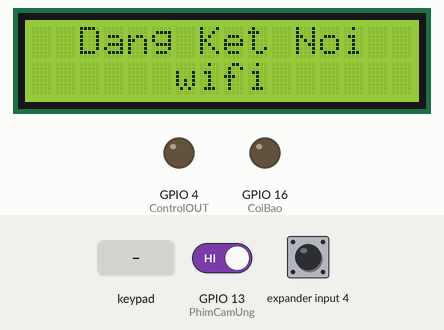
A sketch run on a simulated ESP32. On the bench: 16×2 character LCD, output pins drawn as LEDs (lit = HIGH). Wiring (inferred from the names in the program): PCF8574 port expander at I2C address 0x3F. Wiring (inferred from the signals the program sends): 4×3 keypad with keys 1 2 3 4 5 6 7 8 9 * 0 #: rows Q0, Q1, Q2, Q3; columns Q5, Q6, Q7. The test bench sets the inputs (shaded band); at power-on: GPIO 13 (PhimCamUng) HIGH, expander input 4 HIGH. WiFi joins after 1.5 s; servers stay silent unless stated; the local clock reads 2024-03-15 10:24:30 at power-on unless the sketch sets it; EEPROM starts erased; the camera gives no picture; what the sketch prints to the serial monitor is not drawn.

Above: at 1.0 s.
At 4.1 s:
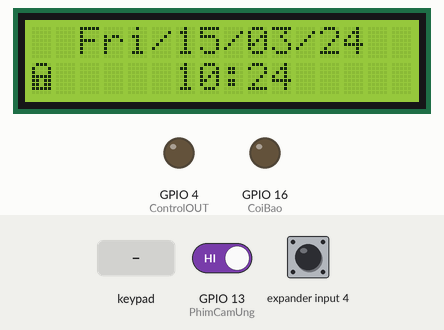
4.2 s: key '7' pressed
At 5.4 s:
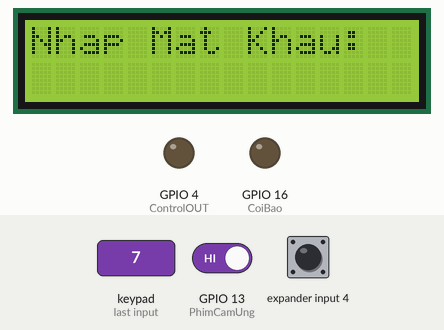
6.0 s: GPIO 13 (PhimCamUng) driven LOW
At 7.8 s:
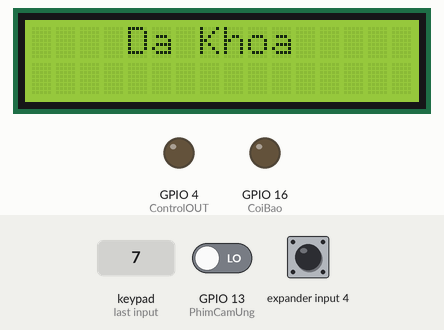
9.0 s: GPIO 13 (PhimCamUng) driven HIGH
At 10.3 s:
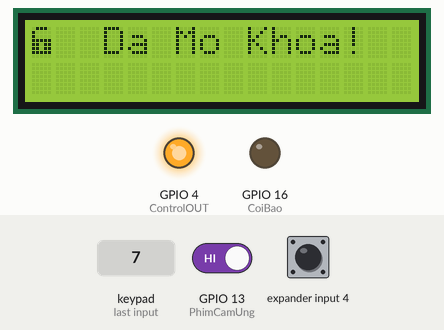
Timing chart, 0 to 12.0 s (numbered marks = the images above; inputs shaded):
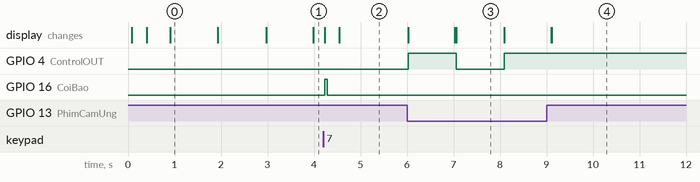

The sketch:

doan1_QRcodeehe.ino
```cpp
// them thu vien can thiet
#include "esp_camera.h"
#include "quirc.h"
#include "soc/rtc_cntl_reg.h"
#include "soc/soc.h"
#include "time.h"
#include <Arduino.h>
#include <EEPROM.h>
#include <Keypad.h>
#include <Keypad_I2C.h>
#include <LiquidCrystal_I2C.h>
#include <WiFi.h>
#include <Wire.h>
// wifi
const char *ssid = "zijipia";
const char *password = "1335555777777";
// def
#define I2Ckey 0x3F
#define I2Clcd 0x27
#define Password_Lenght 5
#define SDA 15
#define SCL 14
#define ControlOUT 4
#define CoiBao 16
#define PhimCamUng 13
TaskHandle_t QRCodeReader_Task;
// CAMERA_MODEL_AI_THINKER
#define PWDN_GPIO_NUM     32
#define RESET_GPIO_NUM    -1
#define XCLK_GPIO_NUM      0
#define SIOD_GPIO_NUM     26
#define SIOC_GPIO_NUM     27

#define Y9_GPIO_NUM       35
#define Y8_GPIO_NUM       34
#define Y7_GPIO_NUM       39
#define Y6_GPIO_NUM       36
#define Y5_GPIO_NUM       21
#define Y4_GPIO_NUM       19
#define Y3_GPIO_NUM       18
#define Y2_GPIO_NUM        5
#define VSYNC_GPIO_NUM    25
#define HREF_GPIO_NUM     23
#define PCLK_GPIO_NUM     22

camera_fb_t *fb = NULL;
uint8_t *image = NULL;
struct quirc *qr = NULL;
struct quirc_code code;
struct quirc_data data;
quirc_decode_error_t err;
String QRCodeResult = "NANN";

unsigned long timee;
unsigned long timeeout = 0;
bool timeSecond = true;
const char *ntpServer = "pool.ntp.org";
const long gmtOffset_sec = 25200;
const int daylightOffset_sec = 0;
const byte ROWS = 4;
const byte COLS = 3;
char keys[ROWS][COLS] = {
    {'1', '2', '3'}, {'4', '5', '6'}, {'7', '8', '9'}, {'*', '0', '#'}};
char Data[Password_Lenght];
char Data2[Password_Lenght];
char Master[Password_Lenght];
char FistTimePassword[] = {'1', '2', '3', '4'};
char key;
char last_press_key;
byte wifires = 0;
byte data_count = 0;
byte key_state = 0;
byte mode = 4;
// byte mode = 1;
byte lockkk[] = {0b01110, 0b10001, 0b10001, 0b11111,
                 0b11011, 0b11011, 0b11111, 0b00000};
byte clockkk[] = {0b01110, 0b10000, 0b10000, 0b11111,
                  0b11011, 0b11011, 0b11111, 0b00000};
byte rowPins[ROWS] = {2, 3, 1, 4};
byte colPins[COLS] = {5, 6, 7};
Keypad_I2C kpd(makeKeymap(keys), rowPins, colPins, ROWS, COLS, I2Ckey, PCF8574);
LiquidCrystal_I2C lcd(I2Clcd, 16, 2);
// sub
void Unlockk();
void Lockk();
void collectKey();
void clearData();
void printLocalTime();
void dumpData(const struct quirc_data *data);
void qrScan();
void Check_EEPROM();
void configInitCamera();
// setup
void setup() {
  WRITE_PERI_REG(RTC_CNTL_BROWN_OUT_REG, 0);
  Wire.begin(SDA, SCL);
  kpd.begin(makeKeymap(keys));

  Serial.begin(115200);
  Serial.setDebugOutput(true);
  Serial.println();

  Check_EEPROM();
  Serial.println(Master);
  // khoi dong lcd
  lcd.begin();
  lcd.createChar(0, lockkk);
  lcd.createChar(1, clockkk);
  lcd.home();
  lcd.clear();
  lcd.backlight();
  // config camera
  configInitCamera();
  // khoa (lock)
  pinMode(ControlOUT, OUTPUT);
  digitalWrite(ControlOUT, LOW);
  // chip
  pinMode(CoiBao, OUTPUT);
  digitalWrite(CoiBao, LOW);
  // nut an
  pinMode(PhimCamUng, INPUT);
  // Ket noi Wi-Fi
  Serial.println();
  Serial.print("Connecting to ");
  Serial.println(ssid);
  lcd.setCursor(2, 0);
  lcd.print("Dang Ket Noi");
  lcd.setCursor(6, 1);
  WiFi.begin(ssid, password);
  while (WiFi.status() != WL_CONNECTED) {
    wifires++;
    delay(500);
    Serial.print(".");
    if (wifires % 4 == 0) {
      lcd.setCursor(6, 1);
      lcd.print("    ");
    } else {
      lcd.setCursor(6, 1);
      lcd.print("wifi");
    }
    if (wifires > 150) {
      lcd.clear();
      lcd.setCursor(0, 0);
      lcd.print("Dang khoi dong");
      lcd.setCursor(10, 1);
      lcd.print("lai!");
      ESP.restart();
    }
  }
  timee = millis();
  lcd.clear();
  lcd.setCursor(0, 0);
  lcd.print("Da Ket Noi WIFI!");
  Serial.println("CONNECTED to WIFI");
  Serial.println();
  Serial.print("ESP32-CAM IP Address: ");
  Serial.println(WiFi.localIP());
  // time
  configTime(gmtOffset_sec, daylightOffset_sec, ntpServer);
  delay(1000);
  lcd.clear();
  printLocalTime();
  // disconnect WiFi as it's no longer needed
  // WiFi.disconnect(true);
  // WiFi.mode(WIFI_OFF);
}
// loop
void loop() {
  key = kpd.getKey();
  key_state = kpd.getState();
  last_press_key = key;

  if (key) {
    if (key == '#' && mode == 4)    mode = 5;
    if (key == '*' && mode == 5)    mode = 4;
    if (mode == 4)                  mode = 0;
    Serial.println(key);
  }
  if (mode == 3) {
    if (last_press_key == '#' && key_state == 2) mode = 1;
    if (last_press_key == '*' && key_state == 2) Lockk();
    if ((timeeout != 0) && ((unsigned long)(millis() - timeeout) > 1000 * 60)) Lockk();
  }
  switch (mode){
    case 0:
        lcd.clear();
        lcd.setCursor(0, 0);
        lcd.print("Nhap Mat Khau:");
        break;
    case 1:
        lcd.setCursor(0, 0);
    lcd.print("Nhap MKhau Moi");
        break;
    case 2:
        lcd.setCursor(0, 0);
        lcd.print("Nhap Lai MK");
        break;
    case 3:
        lcd.setCursor(0, 0);
        lcd.write(1);
        lcd.setCursor(3, 0);
        lcd.print("Da Mo Khoa!");
        break;
    case 4:
        if ((unsigned long)(millis() - timee) > 1000) {
            timee = millis();
            printLocalTime();
        break;
    }
    case 5:
    if (QRCodeResult == "NANN") qrScan();
    if (QRCodeResult == "DH32112380_NGUYENTHANHPHU_01.01.2003") Unlockk();
    break;
  }

  if (key && key != '#' && key != '*' && mode != 3)
    collectKey();

  if (!digitalRead(PhimCamUng)) {
    if ((mode == 0) || (mode == 4)) {
      Unlockk();
    } else if (mode == 3) {
      Lockk();
    }
  }

  if (data_count == Password_Lenght - 1) {
    if (mode == 0) {
      lcd.clear();
      Serial.println(Master);

      if (!strcmp(Data, Master)) {
        Unlockk();
      } else {
        lcd.setCursor(2, 0);
        lcd.print("Mat Khau");
        lcd.setCursor(4, 1);
        lcd.print("Khong Dung!");
        delay(2000);
        lcd.clear();
        mode = 4;
      }
      delay(1000);
      lcd.clear();
      clearData();
    } else if (mode == 1) {
      lcd.clear();
      mode = 2;
      for (int i = 0; i < Password_Lenght; i = i + 1) {
        Data2[i] = Data[i];
      }
      clearData();
    } else if (mode == 2) {
      if (!strcmp(Data, Data2)) {
        lcd.clear();
        lcd.setCursor(0, 0);
        lcd.print("MK moi la:");
        lcd.setCursor(4, 1);
        lcd.print(Data);
        delay(2000);
        lcd.clear();
        lcd.setCursor(4, 0);
        lcd.print("Saving...");
        for (int i = 0; i <= 100; i = i + 1) {
          lcd.setCursor(4, 1);
          lcd.print(i);
          lcd.setCursor(7, 1);
          lcd.print("%");
          delay(10);
        }
        EEPROM.put(0, Data);
        EEPROM.get(0, Master);
        EEPROM.commit();
        delay(500);
      } else {
        lcd.clear();
        lcd.setCursor(4, 0);
        lcd.print("Mat Khau");
        lcd.setCursor(3, 1);
        lcd.print("Khong Dung!");
        delay(2000);
      }
      mode = 3;
      clearData();
      lcd.clear();
    }
  }
}
void Unlockk() {
  lcd.clear();
  lcd.setCursor(0, 1);
  lcd.write(1);
  lcd.setCursor(4, 0);
  lcd.print("Xin Chao!");
  digitalWrite(ControlOUT, HIGH);
  delay(1000);
  timeeout = millis();
  lcd.clear();
  mode = 3;
}
void Lockk() {
  QRCodeResult = "NANN";
  timeeout = 0;
  mode = 4;
  lcd.clear();
  lcd.setCursor(4, 0);
  lcd.print("Da Khoa");
  digitalWrite(ControlOUT, LOW);
  delay(1000);
}
void collectKey() {
  Data[data_count] = key;
  lcd.setCursor(4 + data_count, 1);
  lcd.print("*");
  digitalWrite(CoiBao, HIGH);
  delay(50);
  digitalWrite(CoiBao, LOW);
  data_count++;
}

void clearData() {
  while (data_count != 0) {
    Data[data_count--] = 0;
  }
}
// print time
void printLocalTime() {
  struct tm timeinfo;
  if (!getLocalTime(&timeinfo)) {
    lcd.setCursor(2, 0);
    lcd.print("Loading Time");
    Serial.println("Failed to obtain time");
    return;
  }
  timeSecond = !timeSecond;
  lcd.setCursor(2, 0);
  lcd.print(&timeinfo, "%a/%d/%m/%y");
  lcd.setCursor(0, 1);
  lcd.write(0);
  lcd.setCursor(6, 1);
  if (timeSecond) {
    lcd.print(&timeinfo, "%H %M");
  } else {
    lcd.print(&timeinfo, "%H:%M");
  }
}
//qr
void dumpData(const struct quirc_data *data) {
  Serial.printf("Version: %d\n", data->version);
  Serial.printf("ECC level: %c\n", "MLHQ"[data->ecc_level]);
  Serial.printf("Mask: %d\n", data->mask);
  Serial.printf("Length: %d\n", data->payload_len);
  Serial.printf("Payload: %s\n", data->payload);
  QRCodeResult = (const char *)data->payload;
}
void qrScan() {
  qr = quirc_new();
  // fb = esp_camera_fb_get();
  // if (!fb)
  //   Serial.println("Camera capture failed");
  //     Serial.println("1");
  // quirc_resize(qr, fb->width, fb->height);
  // image = quirc_begin(qr, NULL, NULL);
  // memcpy(image, fb->buf, fb->len);
  // quirc_end(qr);

  // int count = quirc_count(qr);
  // if (count > 0) {
  //   quirc_extract(qr, 0, &code);
  //   err = quirc_decode(&code, &data);
  //   if (err) {
  //     Serial.println("Decoding FAILED");
  //     QRCodeResult = "NANN";
  //   } else {
  //     Serial.printf("Decoding successful:\n");
  //     dumpData(&data);
  //   }
  //   Serial.println();
  // }

  // esp_camera_fb_return(fb);
  // fb = NULL;
  // image = NULL;
  // quirc_destroy(qr);
}
// check eprom
void Check_EEPROM() {
  EEPROM.begin(12);
  EEPROM.get(0, Master);
  Serial.println(Master);
  if (Master[0] == 0 && Master[1] == 0 && Master[2] == 0 && Master[3] == 0) {
    Serial.println("No EEPROM PASSWORD FOUND");
    EEPROM.put(0, FistTimePassword);
    EEPROM.get(0, Master);
    EEPROM.commit();
  }
}
// config cam
void configInitCamera() {
  Serial.println("Start configuring and initializing the camera...");
  camera_config_t config;
  config.ledc_channel = LEDC_CHANNEL_0;
  config.ledc_timer = LEDC_TIMER_0;
  config.pin_d0 = Y2_GPIO_NUM;
  config.pin_d1 = Y3_GPIO_NUM;
  config.pin_d2 = Y4_GPIO_NUM;
  config.pin_d3 = Y5_GPIO_NUM;
  config.pin_d4 = Y6_GPIO_NUM;
  config.pin_d5 = Y7_GPIO_NUM;
  config.pin_d6 = Y8_GPIO_NUM;
  config.pin_d7 = Y9_GPIO_NUM;
  config.pin_xclk = XCLK_GPIO_NUM;
  config.pin_pclk = PCLK_GPIO_NUM;
  config.pin_vsync = VSYNC_GPIO_NUM;
  config.pin_href = HREF_GPIO_NUM;
  config.pin_sscb_sda = SIOD_GPIO_NUM;
  config.pin_sscb_scl = SIOC_GPIO_NUM;
  config.pin_pwdn = PWDN_GPIO_NUM;
  config.pin_reset = RESET_GPIO_NUM;
  config.xclk_freq_hz = 10000000;
  config.pixel_format = PIXFORMAT_GRAYSCALE;
  config.frame_size = FRAMESIZE_QVGA;
  config.jpeg_quality = 15;
  config.fb_count = 1;

  // camera init
  esp_err_t err = esp_camera_init(&config);
  if (err != ESP_OK) {
    Serial.printf("Camera init failed with error 0x%x", err);
    lcd.clear();
    lcd.setCursor(2, 0);
    lcd.print("Loi Camera!");
    delay(1000);
    ESP.restart();
  }
  // Drop down frame size for higher initial frame rate
  sensor_t *s = esp_camera_sensor_get();
  s->set_framesize(s, FRAMESIZE_QVGA); // UXGA|SXGA|XGA|SVGA|VGA|CIF|QVGA|HQVGA|QQVGA

  Serial.println("Configure and initialize the camera successfully.");
  Serial.println();
}
```

Measured:
- after the input at 4.2 s, GPIO 16 (CoiBao): LOW → HIGH at once, → LOW 0.05 s later; the display: first changes at once (image 2 shows a later state)
- after the input at 6.0 s, GPIO 4 (ControlOUT): LOW → HIGH at once, → LOW 1.0 s later, → HIGH 1.0 s later; the display: first changes at once (image 3 shows a later state)
- after the input at 9.0 s, GPIO 4 (ControlOUT): stops changing and stays HIGH; the display: first differs from a run without the input after 0.11 s (image 4)
- what the display in image 0 shows lasts 1.0 s, from 0.9 s to 1.9 s
